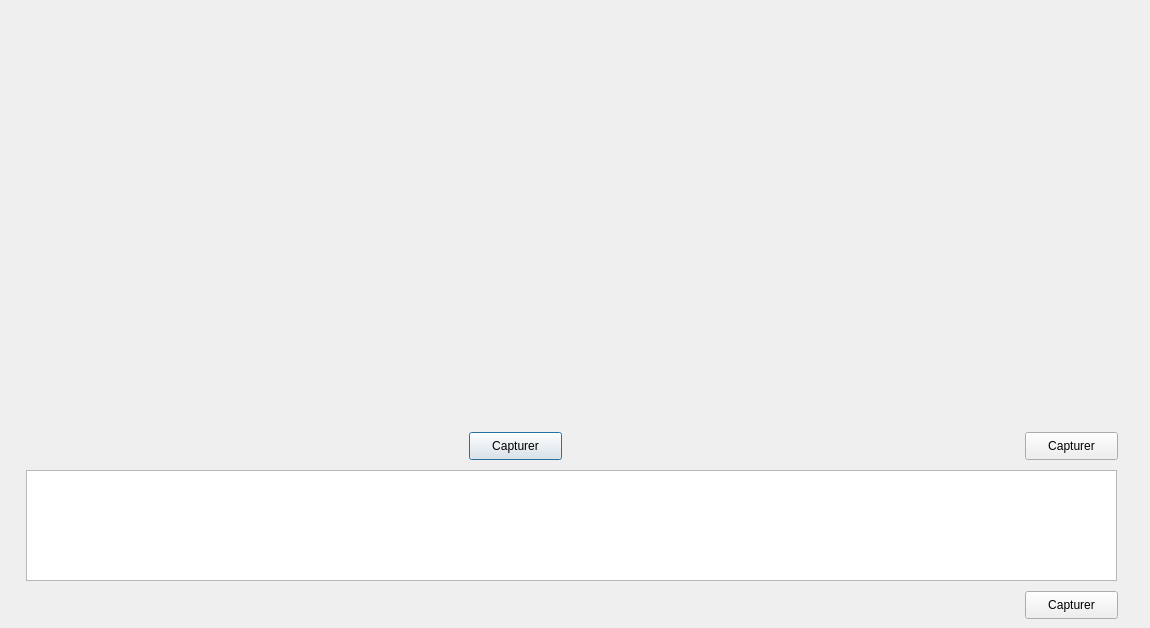
<?xml version="1.0" encoding="UTF-8"?>
<ui version="4.0">
 <class>statistiquesMobilite</class>
 <widget class="QDialog" name="statistiquesMobilite">
  <property name="geometry">
   <rect>
    <x>0</x>
    <y>0</y>
    <width>1150</width>
    <height>628</height>
   </rect>
  </property>
  <property name="windowTitle">
   <string>Dialog</string>
  </property>
  <widget class="QCustomPlot" name="customPlot" native="true">
   <property name="geometry">
    <rect>
     <x>10</x>
     <y>12</y>
     <width>551</width>
     <height>411</height>
    </rect>
   </property>
  </widget>
  <widget class="QCustomPlot" name="customPlot_2" native="true">
   <property name="geometry">
    <rect>
     <x>590</x>
     <y>10</y>
     <width>551</width>
     <height>411</height>
    </rect>
   </property>
  </widget>
  <widget class="QTableView" name="tableView">
   <property name="geometry">
    <rect>
     <x>26</x>
     <y>470</y>
     <width>1091</width>
     <height>111</height>
    </rect>
   </property>
  </widget>
  <widget class="QPushButton" name="pushButton_capturerCustomPlot">
   <property name="geometry">
    <rect>
     <x>469</x>
     <y>432</y>
     <width>93</width>
     <height>28</height>
    </rect>
   </property>
   <property name="text">
    <string>Capturer</string>
   </property>
  </widget>
  <widget class="QPushButton" name="pushButton_capturerCustomPlot_2">
   <property name="geometry">
    <rect>
     <x>1025</x>
     <y>432</y>
     <width>93</width>
     <height>28</height>
    </rect>
   </property>
   <property name="text">
    <string>Capturer</string>
   </property>
  </widget>
  <widget class="QPushButton" name="pushButton_capturerTableauStat">
   <property name="geometry">
    <rect>
     <x>1025</x>
     <y>591</y>
     <width>93</width>
     <height>28</height>
    </rect>
   </property>
   <property name="text">
    <string>Capturer</string>
   </property>
  </widget>
 </widget>
 <customwidgets>
  <customwidget>
   <class>QCustomPlot</class>
   <extends>QWidget</extends>
   <header>qcustomplot.h</header>
   <container>1</container>
  </customwidget>
 </customwidgets>
 <resources/>
 <connections/>
</ui>
